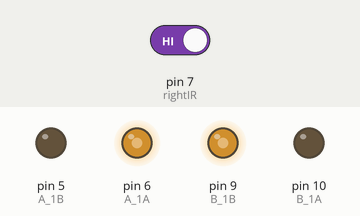
Bench run of a sketch on a simulated Arduino Uno, built with avr-gcc and run on an emulated ATmega328P. Shown: output pins drawn as LEDs (lit = HIGH). The test bench sets the inputs (shaded band); at power-on: pin 7 (rightIR) HIGH.

Above: at 1.2 s.
1.3 s: pin 7 (rightIR) driven LOW
At 1.7 s:
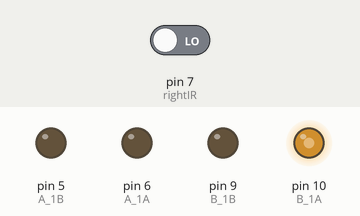
Timing chart, 0 to 4.3 s (numbered marks = the images above; inputs shaded):
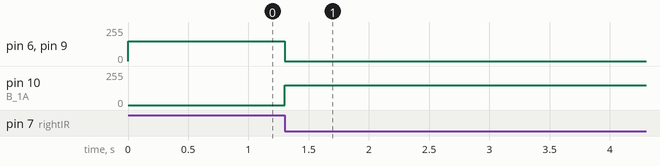

Measured:
- after the input at 1.3 s, pin 6 (A_1A), pin 9 (B_1B): 150/255 → 0/255 at once; pin 10 (B_1A): 0/255 → 150/255 at once

The sketch:

obsticle.ino
```cpp
const int A_1B = 5;
const int A_1A = 6;
const int B_1B = 9;
const int B_1A = 10;

const int rightIR = 7;

void setup() {
  Serial.begin(9600);

  //motor
  pinMode(A_1B, OUTPUT);
  pinMode(A_1A, OUTPUT);
  pinMode(B_1B, OUTPUT);
  pinMode(B_1A, OUTPUT);

  //IR obstacle
  pinMode(rightIR, INPUT);

}

void loop() {

  int right = digitalRead(rightIR); // 0: Obstructed   1: Empty
  int speed = 150;

  if (!right) {
    backRight(speed);
  } else {
    moveForward(speed);
  }
}

void moveForward(int speed) {
  analogWrite(A_1B, 0);
  analogWrite(A_1A, speed);
  analogWrite(B_1B, speed);
  analogWrite(B_1A, 0);
}

void moveBackward(int speed) {
  analogWrite(A_1B, speed);
  analogWrite(A_1A, 0);
  analogWrite(B_1B, 0);
  analogWrite(B_1A, speed);
}

void backLeft(int speed) {
  analogWrite(A_1B, speed);
  analogWrite(A_1A, 0);
  analogWrite(B_1B, 0);
  analogWrite(B_1A, 0);
}

void backRight(int speed) {
  analogWrite(A_1B, 0);
  analogWrite(A_1A, 0);
  analogWrite(B_1B, 0);
  analogWrite(B_1A, speed);
}
```
